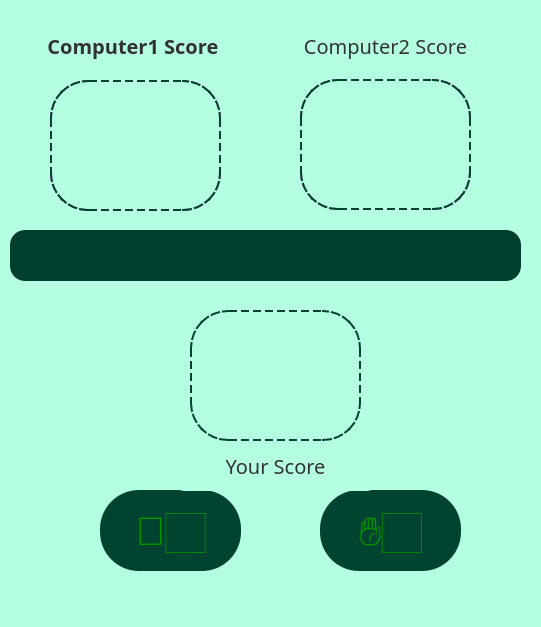
<?xml version="1.0" encoding="UTF-8"?>
<ui version="4.0">
 <class>MainWindow</class>
 <widget class="QMainWindow" name="MainWindow">
  <property name="geometry">
   <rect>
    <x>0</x>
    <y>0</y>
    <width>541</width>
    <height>627</height>
   </rect>
  </property>
  <property name="font">
   <font>
    <pointsize>5</pointsize>
   </font>
  </property>
  <property name="windowTitle">
   <string>MainWindow</string>
  </property>
  <property name="styleSheet">
   <string notr="true">border-color: rgb(0, 67, 49);
background-color: rgb(180, 255, 226);</string>
  </property>
  <widget class="QWidget" name="centralwidget">
   <widget class="QPushButton" name="win_btn">
    <property name="geometry">
     <rect>
      <x>10</x>
      <y>230</y>
      <width>511</width>
      <height>51</height>
     </rect>
    </property>
    <property name="font">
     <font>
      <family>Dosis ExtraBold</family>
      <pointsize>15</pointsize>
     </font>
    </property>
    <property name="styleSheet">
     <string notr="true">border-radius: 15px;
color: rgb(182, 182, 182);
background-color: rgb(0, 63, 46);</string>
    </property>
    <property name="text">
     <string/>
    </property>
   </widget>
   <widget class="QPushButton" name="back_hand_btn">
    <property name="geometry">
     <rect>
      <x>100</x>
      <y>490</y>
      <width>141</width>
      <height>81</height>
     </rect>
    </property>
    <property name="font">
     <font>
      <pointsize>30</pointsize>
      <italic>false</italic>
      <bold>false</bold>
      <strikeout>false</strikeout>
      <stylestrategy>PreferAntialias</stylestrategy>
      <kerning>true</kerning>
     </font>
    </property>
    <property name="styleSheet">
     <string notr="true">border-radius: 39px;
color: rgb(0, 145, 0);
background-color: rgb(0, 67, 49);</string>
    </property>
    <property name="text">
     <string>🤚🏻</string>
    </property>
   </widget>
   <widget class="QPushButton" name="front_hand_btn">
    <property name="geometry">
     <rect>
      <x>320</x>
      <y>490</y>
      <width>141</width>
      <height>81</height>
     </rect>
    </property>
    <property name="font">
     <font>
      <pointsize>30</pointsize>
     </font>
    </property>
    <property name="styleSheet">
     <string notr="true">border-radius: 39px;
color: rgb(0, 145, 0);
background-color: rgb(0, 67, 49);</string>
    </property>
    <property name="text">
     <string>✋🏻</string>
    </property>
   </widget>
   <widget class="QPushButton" name="player_score_btn">
    <property name="geometry">
     <rect>
      <x>170</x>
      <y>440</y>
      <width>211</width>
      <height>51</height>
     </rect>
    </property>
    <property name="font">
     <font>
      <family>Dosis ExtraBold</family>
      <pointsize>15</pointsize>
     </font>
    </property>
    <property name="styleSheet">
     <string notr="true">border-radius: 15px;
color: rgb(50, 50, 50);</string>
    </property>
    <property name="text">
     <string>Your Score</string>
    </property>
   </widget>
   <widget class="QPushButton" name="computer1_score">
    <property name="geometry">
     <rect>
      <x>30</x>
      <y>20</y>
      <width>211</width>
      <height>51</height>
     </rect>
    </property>
    <property name="font">
     <font>
      <family>Dosis ExtraBold</family>
      <pointsize>15</pointsize>
      <bold>true</bold>
     </font>
    </property>
    <property name="styleSheet">
     <string notr="true">border-radius: 15px;
color: rgb(50, 50, 50);</string>
    </property>
    <property name="text">
     <string>Computer1 Score </string>
    </property>
   </widget>
   <widget class="QFrame" name="frame_2">
    <property name="geometry">
     <rect>
      <x>50</x>
      <y>80</y>
      <width>171</width>
      <height>131</height>
     </rect>
    </property>
    <property name="styleSheet">
     <string notr="true">border :2px ;
border-color: rgb(170, 0, 127);
border-style : dashed;
border-radius: 38px;
</string>
    </property>
    <property name="frameShape">
     <enum>QFrame::StyledPanel</enum>
    </property>
    <property name="frameShadow">
     <enum>QFrame::Raised</enum>
    </property>
    <widget class="QPushButton" name="computer1_choice">
     <property name="geometry">
      <rect>
       <x>0</x>
       <y>0</y>
       <width>171</width>
       <height>131</height>
      </rect>
     </property>
     <property name="font">
      <font>
       <pointsize>43</pointsize>
      </font>
     </property>
     <property name="styleSheet">
      <string notr="true">border :2px solid purple;
border-style : dashed;
border-radius: 38px;
border-color: rgb(0, 67, 49);
</string>
     </property>
     <property name="text">
      <string/>
     </property>
    </widget>
   </widget>
   <widget class="QFrame" name="frame_3">
    <property name="geometry">
     <rect>
      <x>300</x>
      <y>79</y>
      <width>171</width>
      <height>131</height>
     </rect>
    </property>
    <property name="styleSheet">
     <string notr="true">border :2px ;
border-color: rgb(170, 0, 127);
border-style : dashed;
border-radius: 38px;
</string>
    </property>
    <property name="frameShape">
     <enum>QFrame::StyledPanel</enum>
    </property>
    <property name="frameShadow">
     <enum>QFrame::Raised</enum>
    </property>
    <widget class="QPushButton" name="computer2_choice">
     <property name="geometry">
      <rect>
       <x>0</x>
       <y>0</y>
       <width>171</width>
       <height>131</height>
      </rect>
     </property>
     <property name="font">
      <font>
       <pointsize>43</pointsize>
      </font>
     </property>
     <property name="styleSheet">
      <string notr="true">border :2px solid purple;
border-style : dashed;
border-radius: 38px;
border-color: rgb(0, 67, 49);
</string>
     </property>
     <property name="text">
      <string/>
     </property>
    </widget>
   </widget>
   <widget class="QPushButton" name="computer2_score">
    <property name="geometry">
     <rect>
      <x>280</x>
      <y>20</y>
      <width>211</width>
      <height>51</height>
     </rect>
    </property>
    <property name="font">
     <font>
      <family>Dosis ExtraBold</family>
      <pointsize>15</pointsize>
     </font>
    </property>
    <property name="styleSheet">
     <string notr="true">border-radius: 15px;
color: rgb(50, 50, 50);</string>
    </property>
    <property name="text">
     <string>Computer2 Score</string>
    </property>
   </widget>
   <widget class="QPushButton" name="player_choice">
    <property name="geometry">
     <rect>
      <x>190</x>
      <y>310</y>
      <width>171</width>
      <height>131</height>
     </rect>
    </property>
    <property name="font">
     <font>
      <pointsize>43</pointsize>
     </font>
    </property>
    <property name="styleSheet">
     <string notr="true">border :2px solid purple;
border-style : dashed;
border-radius: 38px;
border-color: rgb(0, 67, 49);

</string>
    </property>
    <property name="text">
     <string/>
    </property>
   </widget>
  </widget>
  <widget class="QMenuBar" name="menubar">
   <property name="geometry">
    <rect>
     <x>0</x>
     <y>0</y>
     <width>541</width>
     <height>22</height>
    </rect>
   </property>
  </widget>
  <widget class="QStatusBar" name="statusbar"/>
 </widget>
 <resources/>
 <connections/>
</ui>
